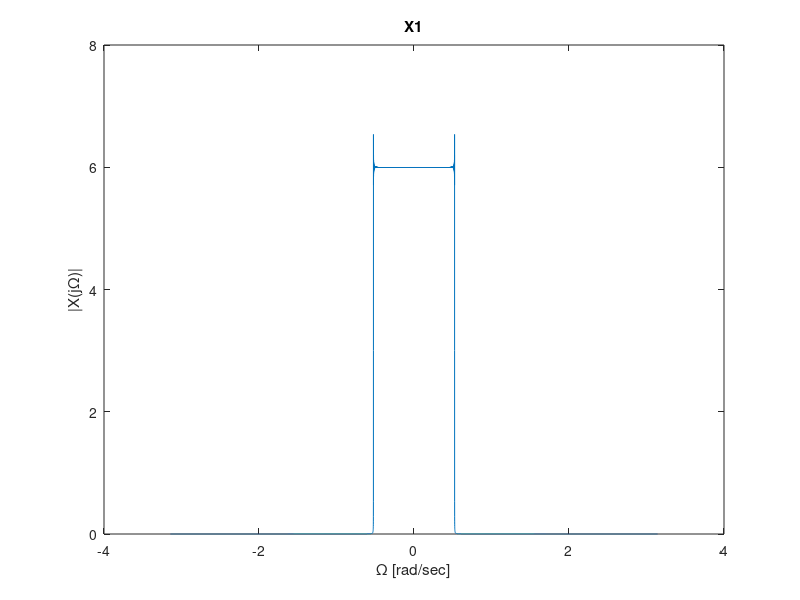
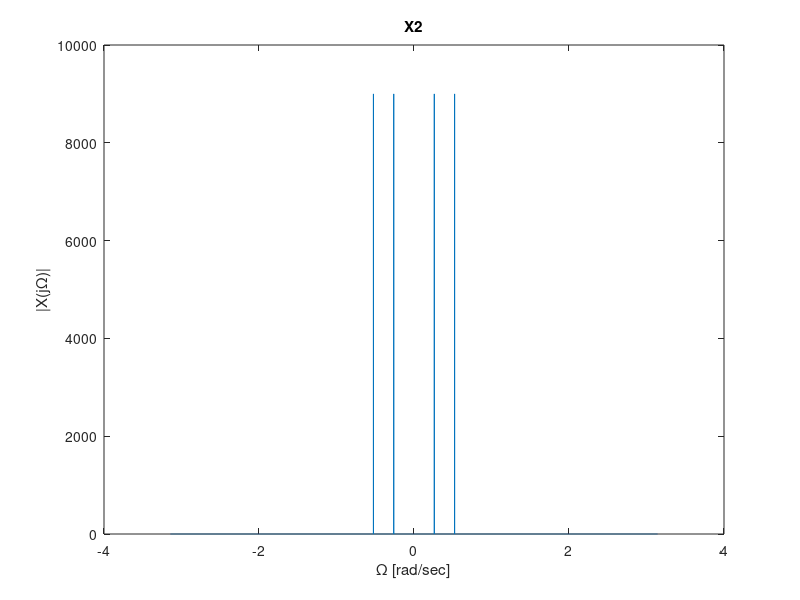

Here is the MATLAB script that generated these plots, in order: (Note: this script raises an error after producing the figures.)
%Part c section a 
% as we did in part 2 we will use the fft and fftshift to  calculate all the Transfer
% functions of xi
t = -9000:9000-1;
x1 = sinc(t/6);
x2 = cos(pi/12*t)+sin(pi/6*t);
X1 = fftshift(fft(x1));
X2 = fftshift(fft(x2));
omega = linspace(-pi,pi,length(t));

figure
plot(omega,abs(X1));
title('X1');
xlabel('\Omega [rad/sec]');
ylabel('|X(j\Omega)|');
ylim([0 8]);

figure
plot(omega,abs(X2));
title('X2');
xlabel('\Omega [rad/sec]');
ylabel('|X(j\Omega)|');


%Part c section d
% we will pick Ts = 2, amd we will smaple the original signals every 2
% sec , and put it in our new discrete signals 
T = 2; 
n = -4500:4500-1;
w = linspace(-pi,pi,length(n));
x1_n = x_sample(T,x1,1,w,n);
x2_n = x_sample(T,x2,2,w,n);


%Part c section e 
x1_new = zeros(1,18000);
x2_new = zeros(1,18000);


%now we make all the LPF for the diffrent kinds of reconstructions 
h_r = sinc(t/T); % for the ideal 
h_0 = zeros(1,18000); %
h_0(1:T) = 1; %for the zoh
h_1 = tripuls(t,2*T); % for the foh

for i = 1 : 18000 % padding the xi sampled with zeros between two sample so we could get 
    %a vector of the same size of the original xi vector
    if (mod(i,T) == 0)
        x1_new(i) = x1_n(i/T);
        x2_new(i) = x2_n(i/T);
    end
end

plot_rec(x1, x2, x1_new, x2_new, h_r, h_0, h_1, t, T);


%Part c section F
%section D
T = 9; 
n = -1000:1000-1;
w = linspace(-pi,pi,length(n));
x1_n = x_sample(T,x1,1,w,n);
x2_n = x_sample(T,x2,2,w,n);

%section E
x1_new = zeros(1,18000);
x2_new = zeros(1,18000);

h_r = sinc(t/T); % for the ideal 
h_0 = zeros(1,18000);
h_0(1:T) = 1; %for the zoh
h_1 = tripuls(t,2*T); % for the foh

for i = 1 : 18000
    %a vector of the same size of the original xi vector
    if (mod(i,T) == 0)
        x1_new(i) = x1_n(i/T);
        x2_new(i) = x2_n(i/T);
    end
end

plot_rec(x1, x2, x1_new, x2_new, h_r, h_0, h_1, t, T);


% all the plots of the diffrent methods with the original signals
function plot_rec(x1, x2, x1_new, x2_new, h_r, h_0, h_1, t, T)
    %reconstructions with convolution and fft and ifft
    x_ideal_r_1 = conv(x1_new,h_r,'same');
    x_ideal_r_2 = conv(x2_new,h_r,'same'); 
    X1_zoh = fftshift(fft(x1_new)).*fftshift(fft(h_0));
    x1_zoh = ifft(ifftshift(X1_zoh));
    X2_zoh = fftshift(fft(x2_new)).*fftshift(fft(h_0));
    x2_zoh = ifft(ifftshift(X2_zoh));
    x1_foh = conv(x1_new,h_1,'same'); 
    x2_foh = conv(x2_new,h_1,'same');

    figure
    plot(t,x_ideal_r_1,"--",'LineWidth',2);
    hold on 
    plot(t,x1);
    hold off
    xlabel('t[sec]');
    legend('x ideal r 1','x1');
    ylabel('x');
    title("ideal reconstruction of the signal x1, T = " +T);
    xlim([-40 40]);

    figure
    plot(t,x_ideal_r_2,"--",'LineWidth',2);
    hold on
    plot(t,x2);
    hold off 
    xlabel('t[sec]');
    legend('x ideal r 2','x2');
    ylabel('x');
    title("ideal reconstruction of the signal x2, T = " +T);
    xlim([-40 40]);

    figure
    stairs(t,x1_zoh,"--",'LineWidth',2);
    hold on
    plot(t,x1);
    hold off
    xlabel('t[sec]');
    legend('x zoh 1','x1');
    ylabel('x');
    title("zoh reconstruction of the signal x1, T = " +T);
    xlim([-40 40]);

    figure
    stairs(t,x2_zoh,"--",'LineWidth',2);
    hold on
    plot(t,x2);
    hold off
    xlabel('t[sec]');
    legend('x zoh 2','x2');
    ylabel('x');
    title("zoh reconstruction of the signal x2, T = " +T);
    xlim([-40 40]);

    figure
    plot(t,x1_foh,"--",'LineWidth',2);
    hold on
    plot(t,x1);
    hold off
    xlabel('t[sec]');
    legend('x foh 1','x1');
    ylabel('x');
    title("foh reconstruction of the signal x1, T = " +T);
    xlim([-40 40]);

    figure
    plot(t,x2_foh,"--",'LineWidth',2);
    hold on
    plot(t,x2);
    hold off
    xlabel('t[sec]');
    legend('x foh 2','x2');
    ylabel('x');
    title("foh reconstruction of the signal x2, T = " +T);
    xlim([-40 40]);
end

function x_n = x_sample(T,x,y,w,n)
    x_n = zeros(1,length(n));
    for i = 1 : length(n)  % sampling the continues signal every T sec  
        x_n(i) = x(i*T);
    end
    X_n = fftshift(fft(x_n));
    figure
    plot(w,abs(X_n));
    title("X" +y +", T = " +T);
    xlabel('\Omega [rad/sec]');
    ylabel('| X(e^{jw}) |');
    xlim([-4 4]);
end